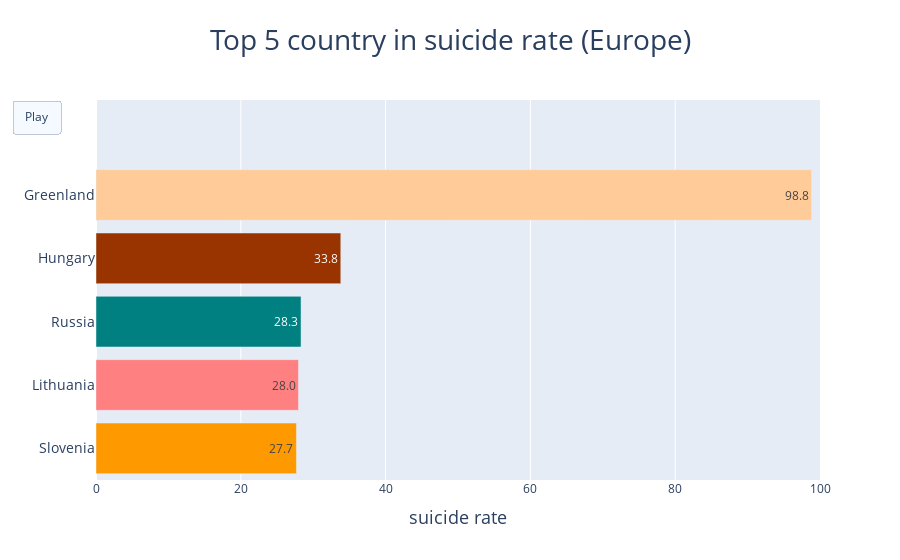

Notebook code cell kept with this figure:
### Code cell
# Use go to create the animation
trace = go.Bar(
    x=n_frame[0]['rate'],
    y=n_frame[0]['country'],
    orientation='h',
    text=n_frame[0]['rate'],
    texttemplate='%{text:.3s}', # First 
    marker={
        'color':n_frame[0]['color_code']
    }
)
bar_data = [trace]
layout = go.Layout(
    title = {'text':'Top 5 country in suicide rate (Europe)',
             'font':{'size':28}, 'x':0.5, 'xanchor':'center'},
    xaxis = dict(title={'text':'suicide rate','font':{'size':18}},
                 range=[0, 100], autorange=False
                ),
    yaxis=dict(range=[-0.5, 5.5], autorange=False,tickfont=dict(size=14)),

    # Add buttons
    updatemenus=[{
        'type':'buttons',
        'buttons':[{
            'label':"Play",
            'method':'animate',
            'args':[None, 
                    {"frame":{"duration":1000, "redraw":True},
                    "transition":{"duration":250,
                                "easing":"linear"}}]
        }]
    }]
)
frames = [go.Frame(data=[go.Bar(
                        x=value['rate'],
                        y=value['country'],
                        orientation='h',
                        text=value['rate'],
                        texttemplate='%{text:.3s}', # First 
                        marker={
                            'color':value['color_code']
                        }
                    )],
                layout=go.Layout(
                        title = {'text':'Top 5 country in suicide rate (Europe)'+str(value['year'].values[0]),
                                'font':{'size':28}, 'x':0.5, 'xanchor':'center'},
                        xaxis = dict(title={'text':'suicide rate','font':{'size':18}},
                                    range=[0, 100], autorange=False
                                    ),
                        yaxis=dict(range=[-0.5, 5.5], autorange=False,tickfont=dict(size=14)),
                    ))
          for key, value in n_frame.items()]

fig = go.Figure(data=bar_data, layout=layout, frames=frames)
pio.show(fig)

### Figure 1 — Plotly figure (JSON) as saved in the notebook; plotly's stock layout.template omitted (floating-point values rounded to 4 significant figures)
{"data": [{"marker": {"color": ["#FF9900", "#FF8080", "#008080", "#993300", "#FFCC99"]}, "orientation": "h", "text": [27.68, 27.97, 28.32, 33.81, 98.83], "texttemplate": "%{text:.3s}", "type": "bar", "x": [27.68, 27.97, 28.32, 33.81, 98.83], "y": ["Slovenia", "Lithuania", "Russia", "Hungary", "Greenland"]}], "layout": {"title": {"font": {"size": 28}, "text": "Top 5 country in suicide rate (Europe)", "x": 0.5, "xanchor": "center"}, "updatemenus": [{"buttons": [{"args": [null, {"frame": {"duration": 1000, "redraw": true}, "transition": {"duration": 250, "easing": "linear"}}], "label": "Play", "method": "animate"}], "type": "buttons"}], "xaxis": {"autorange": false, "range": [0, 100], "title": {"font": {"size": 18}, "text": "suicide rate"}}, "yaxis": {"autorange": false, "range": [-0.5, 5.5], "tickfont": {"size": 14}}}}
